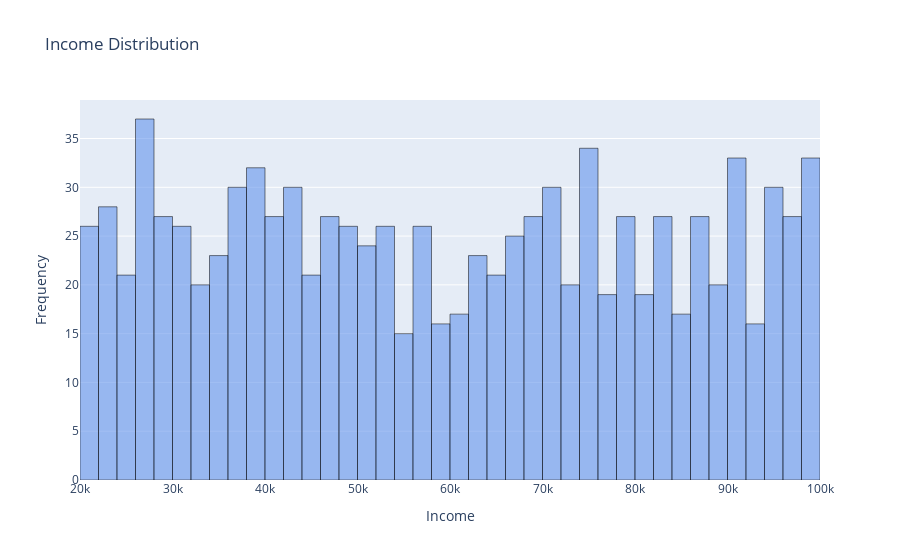

Notebook code for this chart:
### Code cell
trace = go.Histogram(
    x=df['Income'],
    nbinsx=40,
    marker=dict(color='rgba(100, 149, 237, 0.6)', line=dict(color='rgba(0, 0, 0, 0.5)', width=1))
)

layout = go.Layout(
    title='Income Distribution',
    xaxis=dict(title='Income'),
    yaxis=dict(title='Frequency')
)

fig = go.Figure(data=[trace], layout=layout)

fig.show()

### Figure 1 — Plotly figure (JSON) as saved in the notebook; plotly's stock layout.template omitted (floating-point values rounded to 4 significant figures; data arrays with more than 128 entries replaced by an {"elided": "..."} marker saying what was removed)
{"data": [{"marker": {"color": "rgba(100, 149, 237, 0.6)", "line": {"color": "rgba(0, 0, 0, 0.5)", "width": 1}}, "nbinsx": 40, "type": "histogram", "x": {"elided": "1000 int values"}}], "layout": {"title": {"text": "Income Distribution"}, "xaxis": {"title": {"text": "Income"}}, "yaxis": {"title": {"text": "Frequency"}}}}
